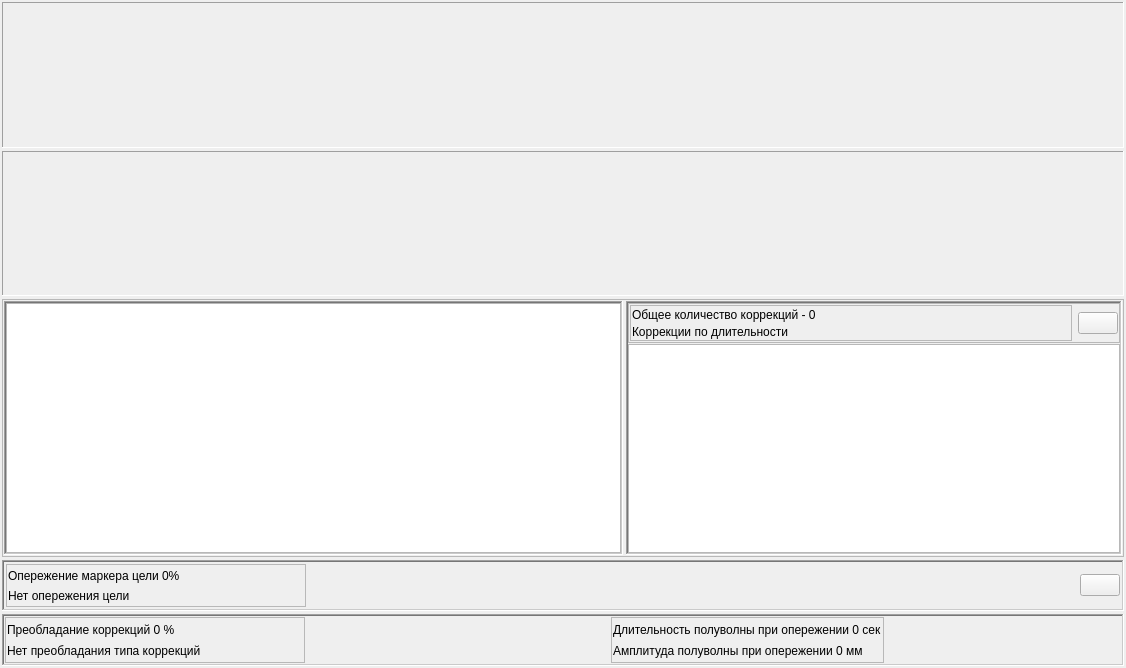
<?xml version="1.0" encoding="UTF-8"?>
<ui version="4.0">
 <class>EvolventaVisualize</class>
 <widget class="QWidget" name="EvolventaVisualize">
  <property name="geometry">
   <rect>
    <x>0</x>
    <y>0</y>
    <width>1126</width>
    <height>668</height>
   </rect>
  </property>
  <property name="windowTitle">
   <string>Form</string>
  </property>
  <layout class="QVBoxLayout" name="verticalLayout">
   <property name="spacing">
    <number>1</number>
   </property>
   <property name="leftMargin">
    <number>1</number>
   </property>
   <property name="topMargin">
    <number>1</number>
   </property>
   <property name="rightMargin">
    <number>1</number>
   </property>
   <property name="bottomMargin">
    <number>1</number>
   </property>
   <item>
    <widget class="QFrame" name="frGraphs">
     <property name="sizePolicy">
      <sizepolicy hsizetype="Preferred" vsizetype="Preferred">
       <horstretch>0</horstretch>
       <verstretch>4</verstretch>
      </sizepolicy>
     </property>
     <property name="frameShape">
      <enum>QFrame::NoFrame</enum>
     </property>
     <property name="frameShadow">
      <enum>QFrame::Raised</enum>
     </property>
     <layout class="QVBoxLayout" name="verticalLayout_2">
      <property name="spacing">
       <number>3</number>
      </property>
      <property name="leftMargin">
       <number>1</number>
      </property>
      <property name="topMargin">
       <number>1</number>
      </property>
      <property name="rightMargin">
       <number>1</number>
      </property>
      <property name="bottomMargin">
       <number>1</number>
      </property>
      <item>
       <widget class="QFrame" name="frGraphX">
        <property name="frameShape">
         <enum>QFrame::Panel</enum>
        </property>
        <property name="frameShadow">
         <enum>QFrame::Sunken</enum>
        </property>
        <layout class="QVBoxLayout" name="verticalLayout_3">
         <property name="spacing">
          <number>0</number>
         </property>
         <property name="leftMargin">
          <number>0</number>
         </property>
         <property name="topMargin">
          <number>0</number>
         </property>
         <property name="rightMargin">
          <number>0</number>
         </property>
         <property name="bottomMargin">
          <number>0</number>
         </property>
         <item>
          <widget class="AreaGraph" name="wgtGraphX" native="true">
           <property name="sizePolicy">
            <sizepolicy hsizetype="Preferred" vsizetype="Preferred">
             <horstretch>0</horstretch>
             <verstretch>0</verstretch>
            </sizepolicy>
           </property>
           <property name="minimumSize">
            <size>
             <width>0</width>
             <height>0</height>
            </size>
           </property>
          </widget>
         </item>
        </layout>
       </widget>
      </item>
      <item>
       <widget class="QFrame" name="frGraphY">
        <property name="frameShape">
         <enum>QFrame::Panel</enum>
        </property>
        <property name="frameShadow">
         <enum>QFrame::Sunken</enum>
        </property>
        <layout class="QVBoxLayout" name="verticalLayout_4">
         <property name="spacing">
          <number>0</number>
         </property>
         <property name="leftMargin">
          <number>0</number>
         </property>
         <property name="topMargin">
          <number>0</number>
         </property>
         <property name="rightMargin">
          <number>0</number>
         </property>
         <property name="bottomMargin">
          <number>0</number>
         </property>
         <item>
          <widget class="AreaGraph" name="wgtGraphY" native="true">
           <property name="sizePolicy">
            <sizepolicy hsizetype="Preferred" vsizetype="Preferred">
             <horstretch>0</horstretch>
             <verstretch>0</verstretch>
            </sizepolicy>
           </property>
           <property name="minimumSize">
            <size>
             <width>0</width>
             <height>0</height>
            </size>
           </property>
          </widget>
         </item>
        </layout>
       </widget>
      </item>
     </layout>
    </widget>
   </item>
   <item>
    <widget class="QFrame" name="frFactors">
     <property name="sizePolicy">
      <sizepolicy hsizetype="Preferred" vsizetype="Preferred">
       <horstretch>0</horstretch>
       <verstretch>5</verstretch>
      </sizepolicy>
     </property>
     <property name="minimumSize">
      <size>
       <width>0</width>
       <height>0</height>
      </size>
     </property>
     <property name="frameShape">
      <enum>QFrame::NoFrame</enum>
     </property>
     <property name="frameShadow">
      <enum>QFrame::Raised</enum>
     </property>
     <layout class="QVBoxLayout" name="verticalLayout_5">
      <property name="spacing">
       <number>3</number>
      </property>
      <property name="leftMargin">
       <number>1</number>
      </property>
      <property name="topMargin">
       <number>1</number>
      </property>
      <property name="rightMargin">
       <number>1</number>
      </property>
      <property name="bottomMargin">
       <number>1</number>
      </property>
      <item>
       <widget class="QFrame" name="frTables">
        <property name="sizePolicy">
         <sizepolicy hsizetype="Preferred" vsizetype="Preferred">
          <horstretch>0</horstretch>
          <verstretch>10</verstretch>
         </sizepolicy>
        </property>
        <property name="frameShape">
         <enum>QFrame::StyledPanel</enum>
        </property>
        <property name="frameShadow">
         <enum>QFrame::Raised</enum>
        </property>
        <layout class="QHBoxLayout" name="horizontalLayout">
         <property name="spacing">
          <number>3</number>
         </property>
         <property name="leftMargin">
          <number>1</number>
         </property>
         <property name="topMargin">
          <number>1</number>
         </property>
         <property name="rightMargin">
          <number>1</number>
         </property>
         <property name="bottomMargin">
          <number>1</number>
         </property>
         <item>
          <widget class="QFrame" name="frMainFactors">
           <property name="sizePolicy">
            <sizepolicy hsizetype="Preferred" vsizetype="Preferred">
             <horstretch>5</horstretch>
             <verstretch>0</verstretch>
            </sizepolicy>
           </property>
           <property name="frameShape">
            <enum>QFrame::WinPanel</enum>
           </property>
           <property name="frameShadow">
            <enum>QFrame::Sunken</enum>
           </property>
           <layout class="QVBoxLayout" name="verticalLayout_6">
            <property name="spacing">
             <number>0</number>
            </property>
            <property name="leftMargin">
             <number>0</number>
            </property>
            <property name="topMargin">
             <number>0</number>
            </property>
            <property name="rightMargin">
             <number>0</number>
            </property>
            <property name="bottomMargin">
             <number>0</number>
            </property>
            <item>
             <widget class="QTreeView" name="tvEvolvMainFactors"/>
            </item>
           </layout>
          </widget>
         </item>
         <item>
          <widget class="QFrame" name="frKorrectionFactors">
           <property name="sizePolicy">
            <sizepolicy hsizetype="Preferred" vsizetype="Preferred">
             <horstretch>4</horstretch>
             <verstretch>0</verstretch>
            </sizepolicy>
           </property>
           <property name="frameShape">
            <enum>QFrame::WinPanel</enum>
           </property>
           <property name="frameShadow">
            <enum>QFrame::Sunken</enum>
           </property>
           <layout class="QVBoxLayout" name="verticalLayout_7">
            <property name="spacing">
             <number>1</number>
            </property>
            <property name="leftMargin">
             <number>0</number>
            </property>
            <property name="topMargin">
             <number>0</number>
            </property>
            <property name="rightMargin">
             <number>0</number>
            </property>
            <property name="bottomMargin">
             <number>0</number>
            </property>
            <item>
             <widget class="QFrame" name="frKorrectionFactorsTitle">
              <property name="minimumSize">
               <size>
                <width>0</width>
                <height>40</height>
               </size>
              </property>
              <property name="frameShape">
               <enum>QFrame::StyledPanel</enum>
              </property>
              <property name="frameShadow">
               <enum>QFrame::Raised</enum>
              </property>
              <layout class="QHBoxLayout" name="horizontalLayout_2">
               <property name="leftMargin">
                <number>1</number>
               </property>
               <property name="topMargin">
                <number>1</number>
               </property>
               <property name="rightMargin">
                <number>1</number>
               </property>
               <property name="bottomMargin">
                <number>1</number>
               </property>
               <item>
                <widget class="QFrame" name="frKorrectionFactorsTitleLabels">
                 <property name="frameShape">
                  <enum>QFrame::StyledPanel</enum>
                 </property>
                 <property name="frameShadow">
                  <enum>QFrame::Raised</enum>
                 </property>
                 <layout class="QVBoxLayout" name="verticalLayout_8">
                  <property name="spacing">
                   <number>2</number>
                  </property>
                  <property name="leftMargin">
                   <number>1</number>
                  </property>
                  <property name="topMargin">
                   <number>1</number>
                  </property>
                  <property name="rightMargin">
                   <number>1</number>
                  </property>
                  <property name="bottomMargin">
                   <number>1</number>
                  </property>
                  <item>
                   <widget class="QLabel" name="lblCorrectionsCount">
                    <property name="text">
                     <string>Общее количество коррекций - 0</string>
                    </property>
                   </widget>
                  </item>
                  <item>
                   <widget class="QLabel" name="lblKorrectionTableTitle">
                    <property name="text">
                     <string>Коррекции по длительности</string>
                    </property>
                   </widget>
                  </item>
                 </layout>
                </widget>
               </item>
               <item>
                <widget class="QPushButton" name="btnSaveFactors">
                 <property name="sizePolicy">
                  <sizepolicy hsizetype="Fixed" vsizetype="Fixed">
                   <horstretch>0</horstretch>
                   <verstretch>0</verstretch>
                  </sizepolicy>
                 </property>
                 <property name="text">
                  <string/>
                 </property>
                 <property name="icon">
                  <iconset resource="../../../kernel.qrc">
                   <normaloff>:/images/Save.png</normaloff>:/images/Save.png</iconset>
                 </property>
                </widget>
               </item>
              </layout>
             </widget>
            </item>
            <item>
             <widget class="QTreeView" name="tvEvolvKorrectionFactors"/>
            </item>
           </layout>
          </widget>
         </item>
        </layout>
       </widget>
      </item>
      <item>
       <widget class="QFrame" name="frOutrunning">
        <property name="sizePolicy">
         <sizepolicy hsizetype="Preferred" vsizetype="Preferred">
          <horstretch>0</horstretch>
          <verstretch>2</verstretch>
         </sizepolicy>
        </property>
        <property name="maximumSize">
         <size>
          <width>16777215</width>
          <height>70</height>
         </size>
        </property>
        <property name="frameShape">
         <enum>QFrame::WinPanel</enum>
        </property>
        <property name="frameShadow">
         <enum>QFrame::Sunken</enum>
        </property>
        <layout class="QHBoxLayout" name="horizontalLayout_3">
         <property name="spacing">
          <number>3</number>
         </property>
         <property name="leftMargin">
          <number>2</number>
         </property>
         <property name="topMargin">
          <number>2</number>
         </property>
         <property name="rightMargin">
          <number>2</number>
         </property>
         <property name="bottomMargin">
          <number>2</number>
         </property>
         <item>
          <widget class="QFrame" name="frOutrunningText">
           <property name="sizePolicy">
            <sizepolicy hsizetype="Fixed" vsizetype="Preferred">
             <horstretch>0</horstretch>
             <verstretch>0</verstretch>
            </sizepolicy>
           </property>
           <property name="minimumSize">
            <size>
             <width>300</width>
             <height>0</height>
            </size>
           </property>
           <property name="maximumSize">
            <size>
             <width>300</width>
             <height>16777215</height>
            </size>
           </property>
           <property name="frameShape">
            <enum>QFrame::StyledPanel</enum>
           </property>
           <property name="frameShadow">
            <enum>QFrame::Raised</enum>
           </property>
           <layout class="QVBoxLayout" name="verticalLayout_9">
            <property name="spacing">
             <number>1</number>
            </property>
            <property name="leftMargin">
             <number>1</number>
            </property>
            <property name="topMargin">
             <number>1</number>
            </property>
            <property name="rightMargin">
             <number>1</number>
            </property>
            <property name="bottomMargin">
             <number>1</number>
            </property>
            <item>
             <widget class="QLabel" name="lblOutrunningValue">
              <property name="text">
               <string>Опережение маркера цели 0%</string>
              </property>
             </widget>
            </item>
            <item>
             <widget class="QLabel" name="lblOutrunningResume">
              <property name="text">
               <string>Нет опережения цели</string>
              </property>
             </widget>
            </item>
           </layout>
          </widget>
         </item>
         <item>
          <widget class="DualStateDiagram" name="wgtOutrunningDiag" native="true">
           <property name="sizePolicy">
            <sizepolicy hsizetype="Fixed" vsizetype="Preferred">
             <horstretch>0</horstretch>
             <verstretch>0</verstretch>
            </sizepolicy>
           </property>
           <property name="minimumSize">
            <size>
             <width>300</width>
             <height>0</height>
            </size>
           </property>
           <property name="maximumSize">
            <size>
             <width>300</width>
             <height>16777215</height>
            </size>
           </property>
          </widget>
         </item>
         <item>
          <spacer name="horizontalSpacer">
           <property name="orientation">
            <enum>Qt::Horizontal</enum>
           </property>
           <property name="sizeHint" stdset="0">
            <size>
             <width>40</width>
             <height>20</height>
            </size>
           </property>
          </spacer>
         </item>
         <item>
          <widget class="QPushButton" name="btnSave">
           <property name="sizePolicy">
            <sizepolicy hsizetype="Fixed" vsizetype="Fixed">
             <horstretch>0</horstretch>
             <verstretch>0</verstretch>
            </sizepolicy>
           </property>
           <property name="text">
            <string/>
           </property>
           <property name="icon">
            <iconset resource="../../../kernel.qrc">
             <normaloff>:/images/Save.png</normaloff>:/images/Save.png</iconset>
           </property>
          </widget>
         </item>
        </layout>
       </widget>
      </item>
      <item>
       <widget class="QFrame" name="frCorrectionDominance">
        <property name="sizePolicy">
         <sizepolicy hsizetype="Preferred" vsizetype="Preferred">
          <horstretch>0</horstretch>
          <verstretch>2</verstretch>
         </sizepolicy>
        </property>
        <property name="maximumSize">
         <size>
          <width>16777215</width>
          <height>70</height>
         </size>
        </property>
        <property name="frameShape">
         <enum>QFrame::WinPanel</enum>
        </property>
        <property name="frameShadow">
         <enum>QFrame::Sunken</enum>
        </property>
        <layout class="QHBoxLayout" name="horizontalLayout_4">
         <property name="spacing">
          <number>3</number>
         </property>
         <property name="leftMargin">
          <number>1</number>
         </property>
         <property name="topMargin">
          <number>1</number>
         </property>
         <property name="rightMargin">
          <number>1</number>
         </property>
         <property name="bottomMargin">
          <number>1</number>
         </property>
         <item>
          <widget class="QFrame" name="frCorrectionDominanceText">
           <property name="sizePolicy">
            <sizepolicy hsizetype="Fixed" vsizetype="Preferred">
             <horstretch>0</horstretch>
             <verstretch>0</verstretch>
            </sizepolicy>
           </property>
           <property name="minimumSize">
            <size>
             <width>300</width>
             <height>0</height>
            </size>
           </property>
           <property name="maximumSize">
            <size>
             <width>300</width>
             <height>16777215</height>
            </size>
           </property>
           <property name="frameShape">
            <enum>QFrame::StyledPanel</enum>
           </property>
           <property name="frameShadow">
            <enum>QFrame::Raised</enum>
           </property>
           <layout class="QVBoxLayout" name="verticalLayout_10">
            <property name="spacing">
             <number>1</number>
            </property>
            <property name="leftMargin">
             <number>1</number>
            </property>
            <property name="topMargin">
             <number>1</number>
            </property>
            <property name="rightMargin">
             <number>1</number>
            </property>
            <property name="bottomMargin">
             <number>1</number>
            </property>
            <item>
             <widget class="QLabel" name="lblCorrectionDominanceValue">
              <property name="text">
               <string>Преобладание коррекций 0 %</string>
              </property>
             </widget>
            </item>
            <item>
             <widget class="QLabel" name="lblCorrectionDominanceResume">
              <property name="text">
               <string>Нет преобладания типа коррекций</string>
              </property>
             </widget>
            </item>
           </layout>
          </widget>
         </item>
         <item>
          <widget class="DualStateDiagram" name="wgtCorrectionDominanceDiag" native="true">
           <property name="sizePolicy">
            <sizepolicy hsizetype="Fixed" vsizetype="Preferred">
             <horstretch>30</horstretch>
             <verstretch>0</verstretch>
            </sizepolicy>
           </property>
           <property name="minimumSize">
            <size>
             <width>300</width>
             <height>0</height>
            </size>
           </property>
          </widget>
         </item>
         <item>
          <widget class="QFrame" name="frCorrectionDominanceFactorsAdv">
           <property name="frameShape">
            <enum>QFrame::StyledPanel</enum>
           </property>
           <property name="frameShadow">
            <enum>QFrame::Raised</enum>
           </property>
           <layout class="QVBoxLayout" name="verticalLayout_11">
            <property name="spacing">
             <number>1</number>
            </property>
            <property name="leftMargin">
             <number>1</number>
            </property>
            <property name="topMargin">
             <number>1</number>
            </property>
            <property name="rightMargin">
             <number>1</number>
            </property>
            <property name="bottomMargin">
             <number>1</number>
            </property>
            <item>
             <widget class="QLabel" name="lblSemiWaveLen">
              <property name="text">
               <string>Длительность полуволны при опережении 0 сек</string>
              </property>
             </widget>
            </item>
            <item>
             <widget class="QLabel" name="lblSemiWaveAmpl">
              <property name="text">
               <string>Амплитуда полуволны при опережении 0 мм</string>
              </property>
             </widget>
            </item>
           </layout>
          </widget>
         </item>
         <item>
          <spacer name="horizontalSpacer_2">
           <property name="orientation">
            <enum>Qt::Horizontal</enum>
           </property>
           <property name="sizeHint" stdset="0">
            <size>
             <width>40</width>
             <height>20</height>
            </size>
           </property>
          </spacer>
         </item>
        </layout>
       </widget>
      </item>
     </layout>
    </widget>
   </item>
  </layout>
 </widget>
 <customwidgets>
  <customwidget>
   <class>AreaGraph</class>
   <extends>QWidget</extends>
   <header location="global">areagraph.h</header>
   <container>1</container>
  </customwidget>
  <customwidget>
   <class>DualStateDiagram</class>
   <extends>QWidget</extends>
   <header location="global">dualstatediagram.h</header>
   <container>1</container>
  </customwidget>
 </customwidgets>
 <resources>
  <include location="../../../kernel.qrc"/>
 </resources>
 <connections/>
</ui>
